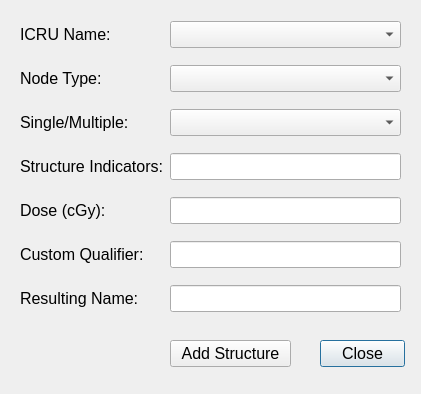
<?xml version="1.0" encoding="UTF-8"?>
<ui version="4.0">
 <class>TargetVolumeDialog</class>
 <widget class="QDialog" name="TargetVolumeDialog">
  <property name="geometry">
   <rect>
    <x>0</x>
    <y>0</y>
    <width>421</width>
    <height>394</height>
   </rect>
  </property>
  <property name="windowTitle">
   <string>Dialog</string>
  </property>
  <widget class="QWidget" name="gridLayoutWidget">
   <property name="geometry">
    <rect>
     <x>20</x>
     <y>10</y>
     <width>381</width>
     <height>316</height>
    </rect>
   </property>
   <layout class="QGridLayout" name="gridLayout">
    <item row="5" column="1">
     <widget class="QLineEdit" name="custom_line_edit">
      <property name="font">
       <font>
        <pointsize>12</pointsize>
       </font>
      </property>
     </widget>
    </item>
    <item row="3" column="0">
     <widget class="QLabel" name="structure_indicators_label">
      <property name="font">
       <font>
        <pointsize>12</pointsize>
       </font>
      </property>
      <property name="text">
       <string>Structure Indicators:</string>
      </property>
     </widget>
    </item>
    <item row="5" column="0">
     <widget class="QLabel" name="custom_label">
      <property name="font">
       <font>
        <pointsize>12</pointsize>
       </font>
      </property>
      <property name="text">
       <string>Custom Qualifier:</string>
      </property>
     </widget>
    </item>
    <item row="7" column="1">
     <widget class="QLineEdit" name="resulting_name_line_edit">
      <property name="font">
       <font>
        <pointsize>12</pointsize>
       </font>
      </property>
      <property name="readOnly">
       <bool>true</bool>
      </property>
     </widget>
    </item>
    <item row="1" column="0">
     <widget class="QLabel" name="node_type_label">
      <property name="font">
       <font>
        <pointsize>12</pointsize>
       </font>
      </property>
      <property name="text">
       <string>Node Type:</string>
      </property>
     </widget>
    </item>
    <item row="0" column="1">
     <widget class="QComboBox" name="icru_name_combo_box">
      <property name="font">
       <font>
        <pointsize>12</pointsize>
       </font>
      </property>
     </widget>
    </item>
    <item row="2" column="1">
     <widget class="QComboBox" name="single_multiple_combo_box">
      <property name="font">
       <font>
        <pointsize>12</pointsize>
       </font>
      </property>
     </widget>
    </item>
    <item row="1" column="1">
     <widget class="QComboBox" name="node_type_combo_box">
      <property name="baseSize">
       <size>
        <width>0</width>
        <height>0</height>
       </size>
      </property>
      <property name="font">
       <font>
        <pointsize>12</pointsize>
       </font>
      </property>
      <property name="sizeAdjustPolicy">
       <enum>QComboBox::AdjustToMinimumContentsLength</enum>
      </property>
     </widget>
    </item>
    <item row="4" column="0">
     <widget class="QLabel" name="dose_label">
      <property name="font">
       <font>
        <pointsize>12</pointsize>
       </font>
      </property>
      <property name="text">
       <string>Dose (cGy):</string>
      </property>
     </widget>
    </item>
    <item row="2" column="0">
     <widget class="QLabel" name="single_multiple_label">
      <property name="font">
       <font>
        <pointsize>12</pointsize>
       </font>
      </property>
      <property name="text">
       <string>Single/Multiple:</string>
      </property>
     </widget>
    </item>
    <item row="3" column="1">
     <widget class="QLineEdit" name="structure_indicators_line_edit">
      <property name="font">
       <font>
        <pointsize>12</pointsize>
       </font>
      </property>
     </widget>
    </item>
    <item row="0" column="0">
     <widget class="QLabel" name="icru_name_label">
      <property name="font">
       <font>
        <pointsize>12</pointsize>
       </font>
      </property>
      <property name="text">
       <string>ICRU Name:</string>
      </property>
     </widget>
    </item>
    <item row="7" column="0">
     <widget class="QLabel" name="resulting_name_label">
      <property name="font">
       <font>
        <pointsize>12</pointsize>
       </font>
      </property>
      <property name="text">
       <string>Resulting Name:</string>
      </property>
     </widget>
    </item>
    <item row="4" column="1">
     <widget class="QLineEdit" name="dose_line_edit">
      <property name="font">
       <font>
        <pointsize>12</pointsize>
       </font>
      </property>
     </widget>
    </item>
   </layout>
  </widget>
  <widget class="QPushButton" name="close_button">
   <property name="geometry">
    <rect>
     <x>320</x>
     <y>340</y>
     <width>85</width>
     <height>27</height>
    </rect>
   </property>
   <property name="font">
    <font>
     <pointsize>12</pointsize>
    </font>
   </property>
   <property name="text">
    <string>Close</string>
   </property>
  </widget>
  <widget class="QPushButton" name="add_structure_button">
   <property name="geometry">
    <rect>
     <x>170</x>
     <y>340</y>
     <width>121</width>
     <height>27</height>
    </rect>
   </property>
   <property name="font">
    <font>
     <pointsize>12</pointsize>
    </font>
   </property>
   <property name="text">
    <string>Add Structure</string>
   </property>
  </widget>
 </widget>
 <resources/>
 <connections/>
</ui>
